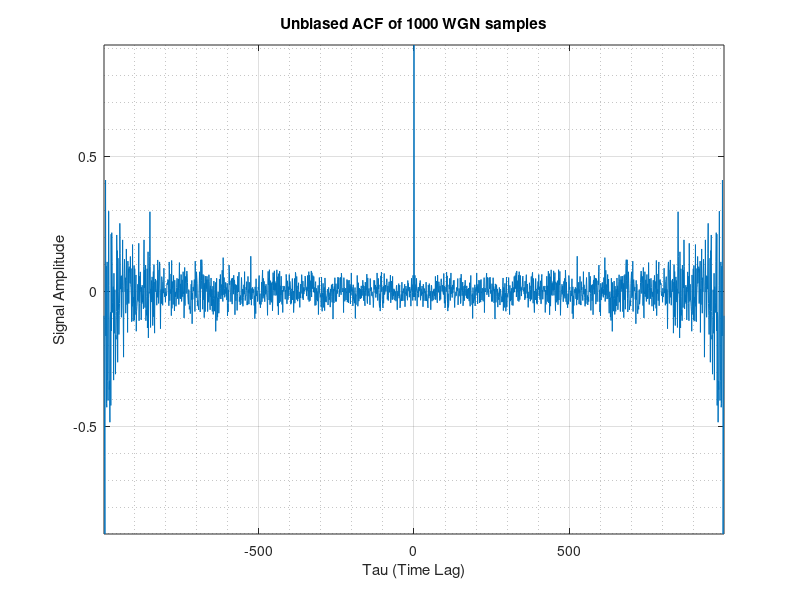

Here is the MATLAB script that generated this plot:
x = randn(1000,1);
r = xcorr(x,'unbiased');
plot([-999:1:999],r); % Sets axis from -999 to 999 instead of 0 to 2000.
axis tight;
grid on;
grid minor;
xlabel('Tau (Time Lag)');
ylabel('Signal Amplitude');
title('Unbiased ACF of 1000 WGN samples');